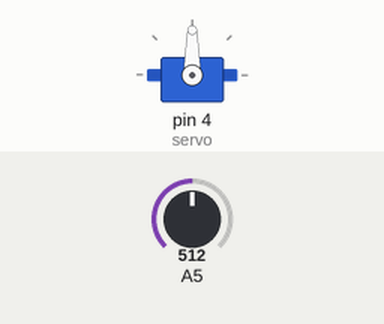
A sketch run on a simulated Arduino Uno, built with avr-gcc and run on an emulated ATmega328P. Parts: servo. The test bench sets the inputs (shaded band); at power-on: A5 = 512.

Above: at 1.2 s.
1.3 s: A5 set to 716
At 2.5 s:
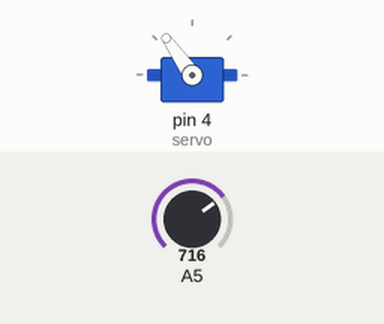
2.8 s: A5 set to 900
At 3.4 s:
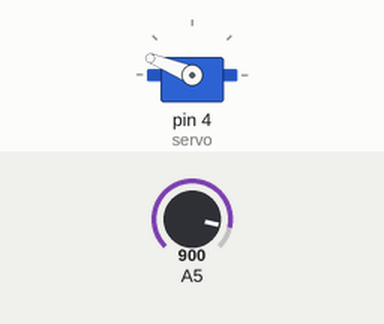
4.3 s: A5 set to 1023
At 4.8 s:
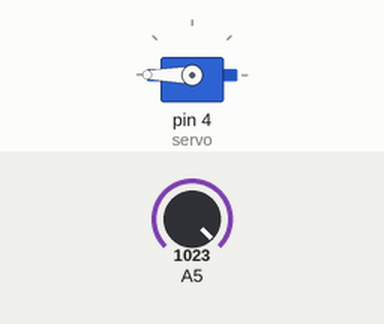
5.8 s: A5 set to 306
At 6.9 s:
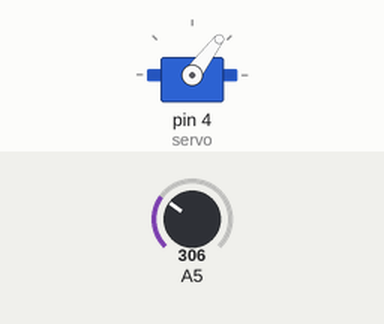
7.3 s: A5 set to 122
At 8.3 s:
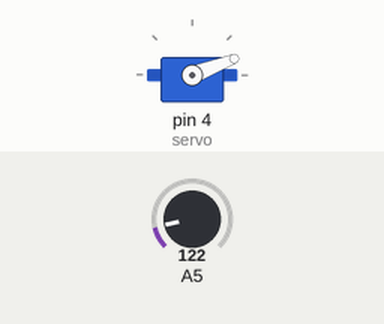
Timing chart, 0 to 9.8 s (numbered marks = the images above; inputs shaded):
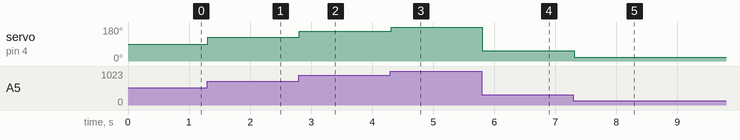

Measured:
- after the input at 1.3 s, servo on pin 4 (servo): 90° → 125° at once
- after the input at 2.8 s, servo on pin 4 (servo): 125° → 158° at once
- after the input at 4.3 s, servo on pin 4 (servo): 158° → 180° at once
- after the input at 5.8 s, servo on pin 4 (servo): 180° → 53° at once
- after the input at 7.3 s, servo on pin 4 (servo): 53° → 21° at once

The sketch:

Servo_potenciometro.ino
```cpp
/*Servo con Potenciometro.
  Es un motor que funciona de 0 a 180 grados con una cierta resistencia de peso en el.
  Por lo general se ocupan distintos tamaños de servos, el servo SG90 funciona con el voltaje y la corriente que nos da Arduino.
  Además, en este programa no se manipulará mediante el Monitor Serial si no por un potenciómetro.
  25 de Mayo del 2017.
  Filiberto Cruz Flores.
*/


#include <Servo.h> //librería Servo.
Servo servo; //extraemos en la variable servo todo lo que la libreria Servo nos ofrece.
int variador = 0; //colocamos una variable en forma de int y se inicializa con valor 0.

void setup() {

  servo.attach(4); //colocamos en el pin 4 la señal de control para el servo.

}

void loop() {

  variador = analogRead(A5); //tomamos la lectura del puerto analógico A5 en la variable "variador".
  int grados = map (variador , 0, 1023, 0, 180); //hacemos un map de la lectura analógica para convertirla en los grados del servo y lo colocamos en una variable "grados" en forma de int.
  servo.write(grados); //colocamos la variable "grados" dentro de la escritura servo para que al mover el potenciómetro el rotor del servo se mueva conforme al mapeo que se realizó.
  delay(15); //esperamos 15 milisegundos y verificamos si hubo alguna variación.

}
```
